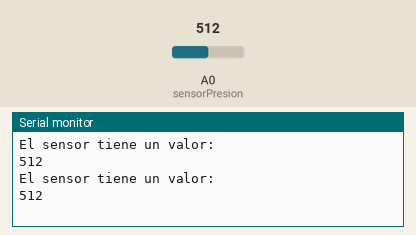
Recording of a sketch running on a simulated Arduino Uno, built with avr-gcc and run on an emulated ATmega328P. Shown: the last lines printed to the serial monitor. The test bench sets the inputs (shaded band); at power-on: A0 (sensorPresion) = 512.

Above: at 1.8 s.
1.9 s: A0 (sensorPresion) set to 716
At 2.4 s:
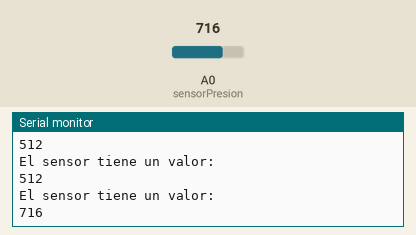
3.4 s: A0 (sensorPresion) set to 900
At 4.8 s:
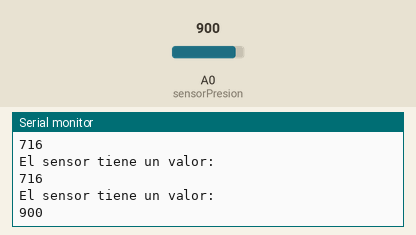
Timing chart, 0 to 6.4 s (numbered marks = the images above; inputs shaded):
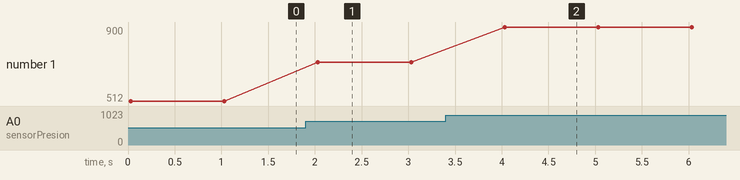

The sketch:

SensorPresionPrueba.ino
```cpp
int sensorPresion = A0;
void setup() {
  // put your setup code here, to run once:
  Serial.begin(9600);
  pinMode(INPUT,sensorPresion);
}

void loop() {
  // put your main code here, to run repeatedly:
  Serial.println("El sensor tiene un valor: ");
  Serial.println(analogRead(sensorPresion));
  delay(1000);
}
```

Measured:
- after the input at 1.9 s, the serial monitor: prints a new line after 0.13 s (image 1)
- after the input at 3.4 s, the serial monitor: prints a new line after 0.63 s (image 2)
- plotted number 1: 512 → 716 after the input at 1.9 s, 716 → 900 after the input at 3.4 s
